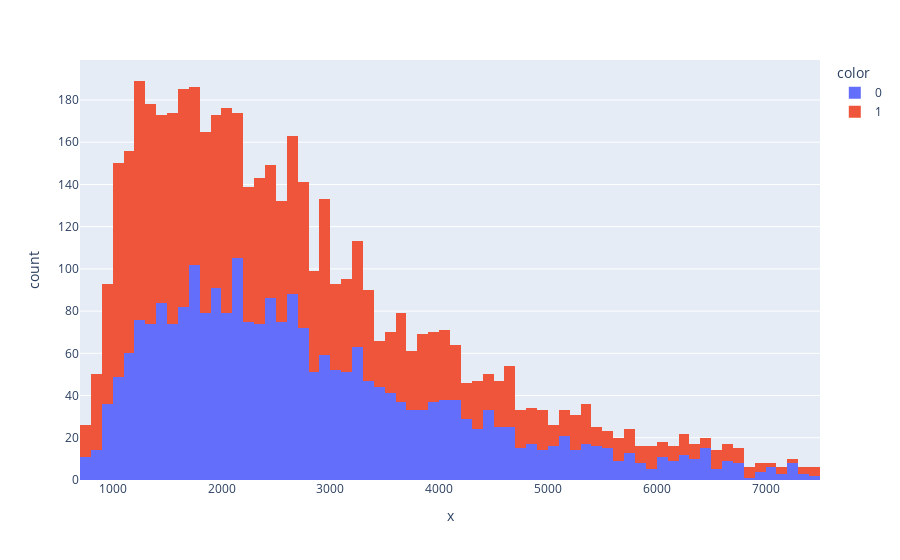

This figure's notebook cell:
### Code cell
px.histogram(x=df.Time, color=df.Matching)

### Figure 1 — Plotly figure (JSON) as saved in the notebook; plotly's stock layout.template omitted (floating-point values rounded to 4 significant figures; data arrays with more than 128 entries replaced by an {"elided": "..."} marker saying what was removed)
{"data": [{"alignmentgroup": "True", "bingroup": "x", "hovertemplate": "color=0<br>x=%{x}<br>count=%{y}<extra></extra>", "legendgroup": "0", "marker": {"color": "#636efa", "pattern": {"shape": ""}}, "name": "0", "offsetgroup": "0", "orientation": "v", "showlegend": true, "type": "histogram", "x": {"elided": "2532 int values"}, "xaxis": "x", "yaxis": "y"}, {"alignmentgroup": "True", "bingroup": "x", "hovertemplate": "color=1<br>x=%{x}<br>count=%{y}<extra></extra>", "legendgroup": "1", "marker": {"color": "#EF553B", "pattern": {"shape": ""}}, "name": "1", "offsetgroup": "1", "orientation": "v", "showlegend": true, "type": "histogram", "x": {"elided": "2539 int values"}, "xaxis": "x", "yaxis": "y"}], "layout": {"barmode": "relative", "legend": {"title": {"text": "color"}, "tracegroupgap": 0}, "margin": {"t": 60}, "xaxis": {"anchor": "y", "domain": [0, 1], "title": {"text": "x"}}, "yaxis": {"anchor": "x", "domain": [0, 1], "title": {"text": "count"}}}}
